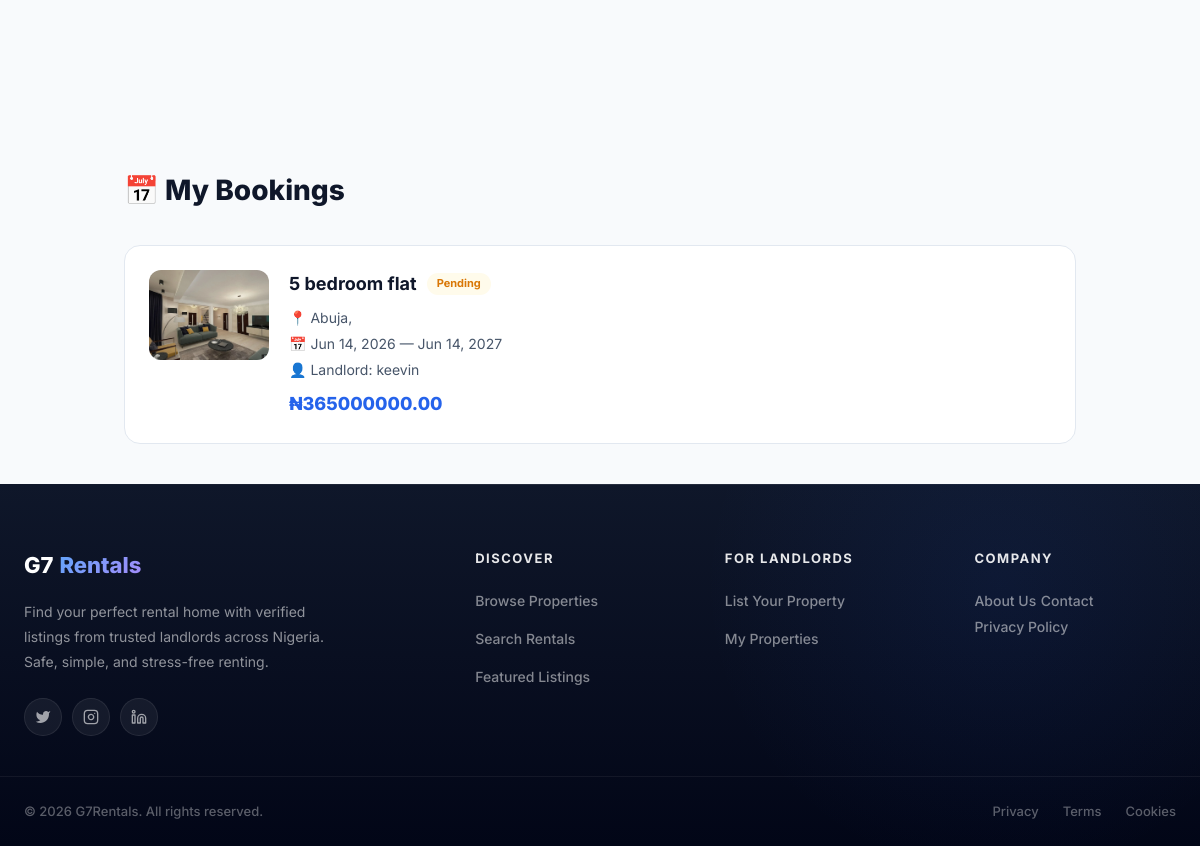
Before: /my-bookings/ (signed in) with the older database file.
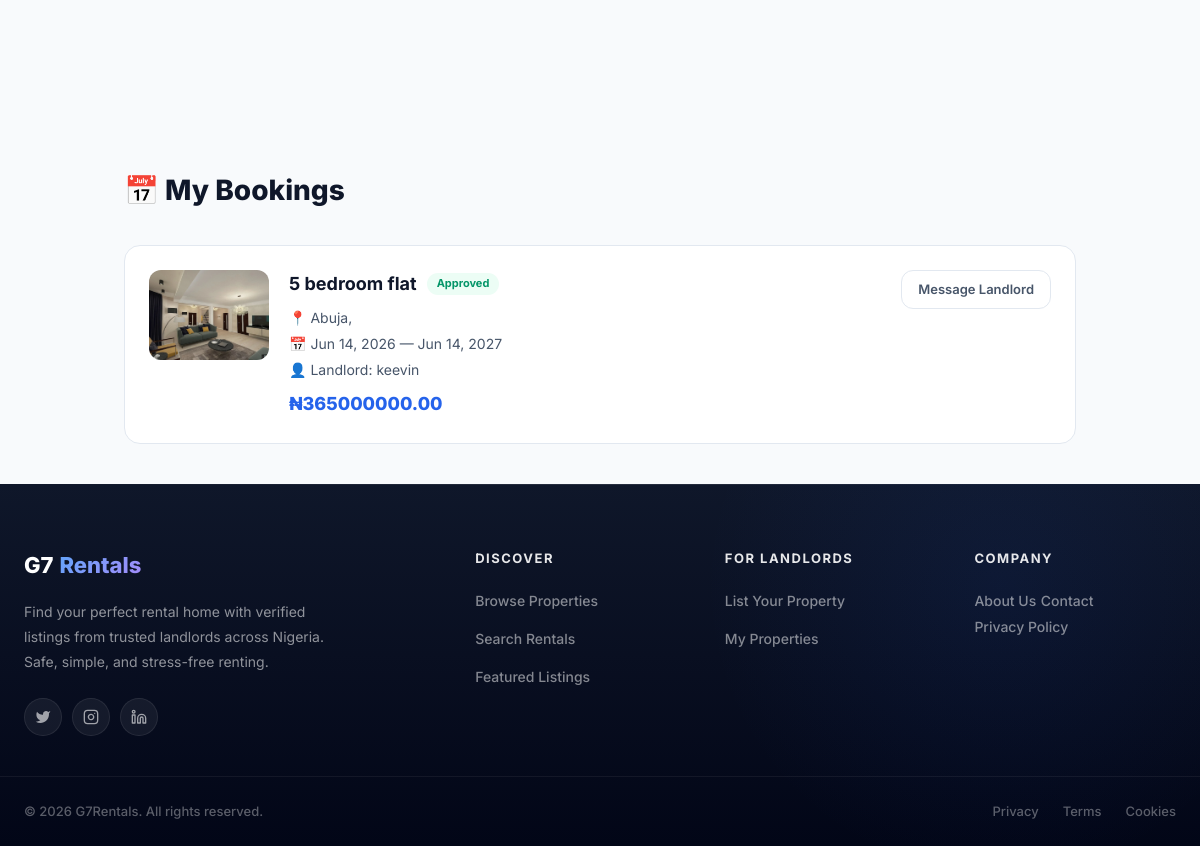
After: the same page with the newer database file.
### bookings/models.py (models this page shows, shortened)
class Booking(models.Model):
    STATUS_CHOICES = [
        ('pending', 'Pending'),
        ('approved', 'Approved'),
        ('rejected', 'Rejected'),
        ('cancelled', 'Cancelled'),
    ]
    property = models.ForeignKey(
        'listings.Property',
        on_delete=models.CASCADE,
        related_name='bookings'
    )
    tenant = models.ForeignKey(
    settings.AUTH_USER_MODEL,
    on_delete=models.CASCADE,
    related_name='tenant_bookings',
    null=True,
    blank=True
    )
    landlord = models.ForeignKey(
        settings.AUTH_USER_MODEL,
        on_delete=models.CASCADE,
        related_name='landlord_bookings',
        null=True,
        blank=True
    )
    start_date = models.DateField()
    end_date = models.DateField()
    total_price = models.DecimalField(max_digits=12, decimal_places=2, default=0)
    status = models.CharField(max_length=20, choices=STATUS_CHOICES, default='pending')
    notes = models.TextField(blank=True)
    created_at = models.DateTimeField(auto_now_add=True)
    updated_at = models.DateTimeField(auto_now=True)
    class Meta:
        ordering = ['-created_at']

### listings/models.py (models this page shows, shortened)
class Property(models.Model):
    PROPERTY_TYPE_CHOICES = [
        ('apartment', 'Apartment'),
        ('house', 'House'),
        ('studio', 'Studio'),
        ('condo', 'Condo'),
        ('townhouse', 'Townhouse'),
        ('commercial', 'Commercial'),
    ]
    STATUS_CHOICES = [
        ('vacant', 'Vacant'),
        ('occupied', 'Occupied'),
        ('maintenance', 'Under Maintenance'),
    ]
    owner = models.ForeignKey(
        User,
        on_delete=models.CASCADE,
        related_name='properties'
    )
    title = models.CharField(max_length=200)
    description = models.TextField(blank=True)
    price = models.DecimalField(max_digits=12, decimal_places=2)
    address = models.CharField(max_length=255, default="")
    city = models.CharField(max_length=100, default="Abuja")
    state = models.CharField(max_length=100, blank=True)
    zip_code = models.CharField(max_length=20, blank=True)
    location = models.CharField(max_length=255, blank=True, help_text="Neighborhood or area description")
    property_type = models.CharField(max_length=20, choices=PROPERTY_TYPE_CHOICES, default='apartment')
    bedrooms = models.PositiveIntegerField(default=1)
    bathrooms = models.DecimalField(max_digits=3, decimal_places=1, default=1.0)
    sqft = models.PositiveIntegerField(default=0, verbose_name="Square Feet")
    image = models.ImageField(upload_to='properties/')
    status = models.CharField(max_length=20, choices=STATUS_CHOICES, default='vacant')
    is_available = models.BooleanField(default=True)
    amenities = models.CharField(max_length=500, blank=True, help_text="Comma-separated: Pool, Gym, WiFi, etc.")
    created_at = models.DateTimeField(auto_now_add=True)
    updated_at = models.DateTimeField(auto_now=True)
    class Meta:
        ordering = ['-created_at']

### accounts/models.py (models this page shows, shortened)
class User(AbstractUser):
    USER_TYPE_CHOICES = (
        ('tenant', 'Tenant'),
        ('landlord', 'Landlord'),
    )
    user_type = models.CharField(max_length=10, choices=USER_TYPE_CHOICES)
    email = models.EmailField(unique=True)
    phone = models.CharField(max_length=15, blank=True, null=True)
    is_verified = models.BooleanField(default=False)
    is_landlord = models.BooleanField(default=False)
    USERNAME_FIELD = 'email'
    REQUIRED_FIELDS = ['username']

### listings/views.py (the view)
# urls.py: path('my-bookings/', views.my_bookings, name='my_bookings'),
@login_required
def my_bookings(request):
    if request.user.user_type != 'tenant':
        return HttpResponseForbidden("Only tenants can view their bookings.")
    bookings = Booking.objects.filter(
        tenant=request.user
    ).select_related('property', 'landlord').order_by('-created_at')
    return render(request, 'listings/my_bookings.html', {
        'bookings': bookings
    })

### listings/context_processors.py (called while the page is built)
def pending_bookings_count(request):
    count = 0
    if request.user.is_authenticated and getattr(request.user, 'user_type', None) == 'landlord':
        count = Booking.objects.filter(
            property__owner=request.user,
            status='pending'
        ).count()
    return {'pending_bookings_count': count}

### listings/templates/listings/my_bookings.html (shortened to what this page needs)
{% extends 'accounts/base.html' %}
{% block content %}
<div style="max-width: 1000px; margin: 0 auto; padding: 100px 24px 40px;">
    <h1 style="font-size: 28px; font-weight: 800; margin-bottom: 32px;">📅 My Bookings</h1>
    {% if bookings %}
    <div style="display: flex; flex-direction: column; gap: 16px;">
        {% for booking in bookings %}
        <div style="background: var(--bg-white); border-radius: var(--radius-lg); border: 1px solid var(--border); padding: 24px; display: flex; gap: 20px; align-items: flex-start; flex-wrap: wrap;">
            {% if booking.property.image %}
            <img src="{{ booking.property.image.url }}" alt="" style="width: 120px; height: 90px; object-fit: cover; border-radius: var(--radius-md); flex-shrink: 0;">
            {% endif %}
            <div style="flex: 1; min-width: 200px;">
                <div style="display: flex; align-items: center; gap: 10px; margin-bottom: 8px;">
                    <h3 style="font-size: 18px; font-weight: 700;">{{ booking.property.title }}</h3>
                    {% if booking.status == 'pending' %}
                    <span style="padding: 2px 10px; background: var(--warning-soft); color: var(--warning); border-radius: var(--radius-full); font-size: 11px; font-weight: 700;">Pending</span>
                    {% elif booking.status == 'approved' %}
                    <span style="padding: 2px 10px; background: var(--success-soft); color: var(--success); border-radius: var(--radius-full); font-size: 11px; font-weight: 700;">Approved</span>
                    {% elif booking.status == 'rejected' %}
                    <span style="padding: 2px 10px; background: var(--danger-soft); color: var(--danger); border-radius: var(--radius-full); font-size: 11px; font-weight: 700;">Rejected</span>
                    {% endif %}
                </div>
                <p style="color: var(--text-secondary); font-size: 14px; margin-bottom: 4px;">
                    📍 {{ booking.property.city }}, {{ booking.property.state }}
                </p>
                <p style="color: var(--text-secondary); font-size: 14px; margin-bottom: 4px;">
                    📅 {{ booking.start_date|date:"M d, Y" }} — {{ booking.end_date|date:"M d, Y" }}
                </p>
                <p style="color: var(--text-secondary); font-size: 14px; margin-bottom: 8px;">
                    👤 Landlord: {{ booking.landlord.get_full_name|default:booking.landlord.username }}
                </p>
                <div style="font-size: 18px; font-weight: 800; color: var(--accent);">
                    ₦{{ booking.total_price|floatformat:2 }}
                </div>
            </div>
            <div style="display: flex; flex-direction: column; gap: 8px; align-items: flex-end;">
                {% if booking.status == 'approved' %}
                <a href="{% url 'listings:chat' booking.landlord.id booking.property.id %}" class="btn btn-sm btn-outline" style="text-decoration: none;">
                    Message Landlord
                </a>
                {% endif %}
            </div>
        </div>
        {% endfor %}
    </div>
    {% endif %}
</div>
{% endblock %}

Changed rows visible on the page:
changed Booking "5 bedroom flat": status "Pending" → "Approved Message Landlord"
